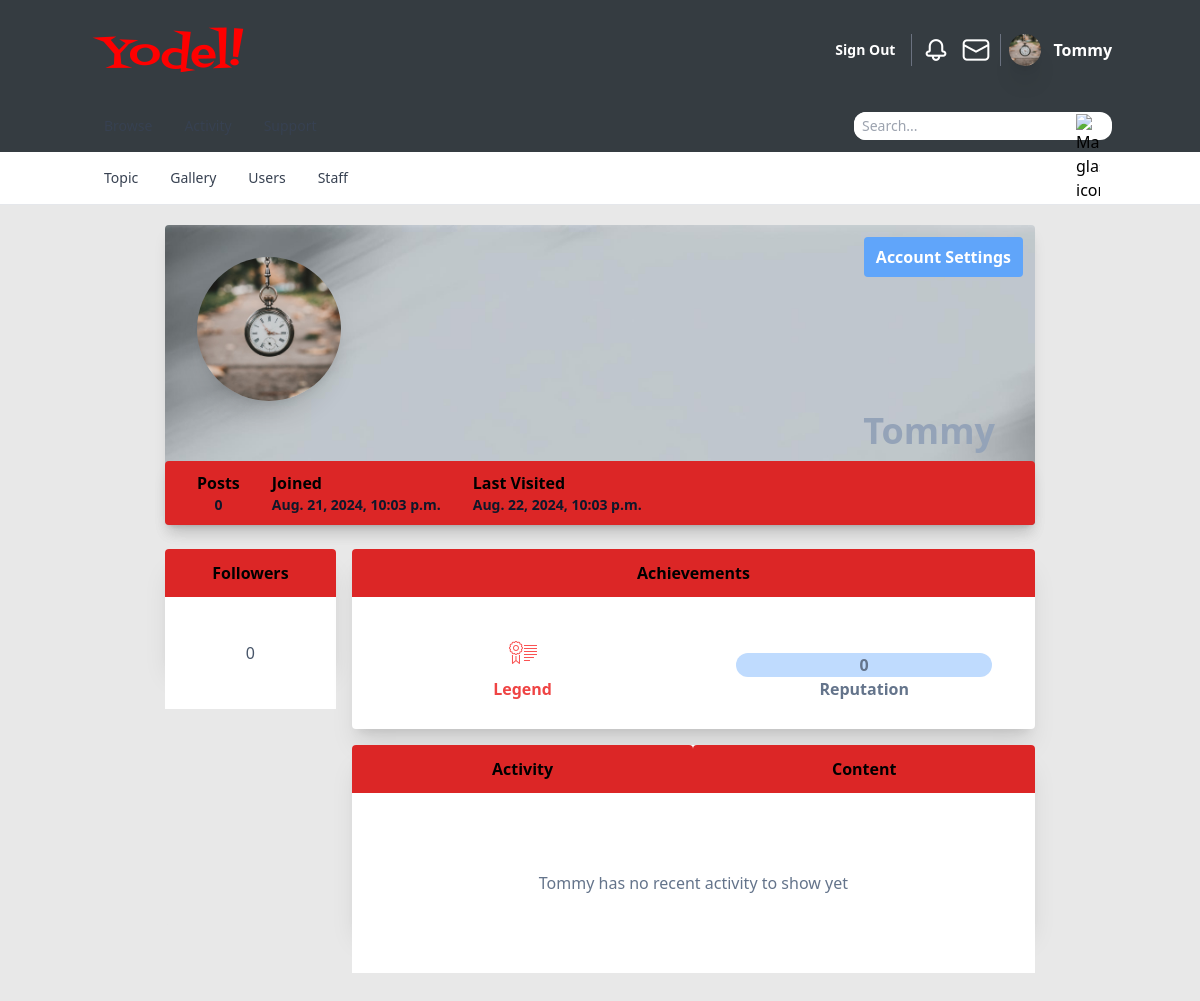
The page /profile (signed in) on the database its author committed.
### users/models.py (models this page shows, shortened)
class Profile(models.Model):
    user = models.OneToOneField(User, on_delete=models.CASCADE)
    image = models.FileField(default='default.png', upload_to=user_directory_path, null=True, blank=True)
    full_name = models.CharField(max_length=300, null=True, blank=True)
    status = models.CharField(max_length=20, choices=STATUS, null=True, blank=True)
    followers = models.IntegerField(default=0)
    following = models.IntegerField(default=0)
    posts = models.IntegerField(default=0)
    likes = models.IntegerField(default=0)
    posts_liked = models.IntegerField(default=0)
    date = models.DateTimeField(auto_now_add=True)
    class Meta:
        ordering = ['-date']

class User(AbstractUser):
    full_name = models.CharField(max_length=300, null=True, blank=True)
    username = models.CharField(max_length=300, unique=True)
    email = models.EmailField(unique=True)

### users/views.py (the view)
# urls.py: path('profile', views.profile, name='profile'),
@login_required
def profile(request):
    signed_in = request.user.is_authenticated
    profile = Profile.objects.get(user=request.user)
    if request.method == 'POST':
        u_form = UserProfileUpdateForm(request.POST, instance=request.user)
        p_form = ProfileUpdateForm(request.POST, request.FILES, instance=request.user.profile)
        if u_form and p_form.is_valid():
            u_form.save()
            p_form.save()
            messages.success(request, 'Profile updated successfully')
            return redirect('profile')
        else:
            messages.warning(request, 'Error updating profile')
            context = {
            "profile": profile,
            "signed_in": signed_in,
            "u_form": u_form,
            "p_form": p_form
            }
            return render(request, 'users/templates/users/profile.html', context)
    else:
        u_form = UserProfileUpdateForm(instance=request.user)
        p_form = ProfileUpdateForm(instance=request.user.profile)
        context = {
            "profile": profile,
            "signed_in": signed_in,
            "u_form": u_form,
            "p_form": p_form
        }
        return render(request, 'users/templates/users/profile.html', context)

### users/forms.py
class UserProfileUpdateForm(forms.ModelForm):
    class Meta:
        model = User
        fields = ['username', 'email']

class ProfileUpdateForm(forms.ModelForm):
    class Meta:
        model = Profile
        fields = ['full_name', 'image', 'status']
        widgets = {
            'image': FileInput(attrs={"onchange": "loadFile(event)", "class": "upload"})
        }

### users/templates/users/profile.html (shortened to what this page needs)
{% extends 'templates/base.html' %}
{% block content %}
    <section class="border-t border-gray-200 ">
        <div class="bg-[#e8e8e8] p-5 min-h-screen">
            <div class="w-3/4 mx-auto max-md:w-full">
                <div class="shadow-lg flex flex-col rounded justify-between container mx-auto w-full h-[300px] bg-[url(static/cover_image.jpg)] bg-cover">
                    <div class="flex justify-between h-44">
                        <div class="bg-[url({{ profile.image.url }})] my-8 mx-8 relative w-36 h-36 rounded-full bg-no-repeat bg-center bg-cover shadow-xl"></div>
                        <button class="flex text-white font-bold p-3 bg-blue-400 hover:bg-blue-500 h-10 items-center w-content rounded mt-3 mr-3"
                        hx-get="{% url 'settings' %}" hx-trigger="click" hx-target="#view_profile" hx-swap="outerHTML">Account Settings</button>
                    </div>
                    <div class="flex justify-end mr-10 text-4xl font-bold text-slate-400"><span>{{ user.username }}</span></div>
                    <div class="shadow-lg bg-red-600 hover:bg-red-700 rounded-t h-16 flex items-center space-x-8 px-2 pl-8 rounded-b font-bold">
                        <div class=" flex flex-col items-center justify-center">
                            <span>Posts</span>
                            <span class="font-bold text-sm text-slate-900">0</span>
                        </div>
                        <div class=" flex flex-col">
                            <span>Joined</span>
                            <span class="font-bold text-sm text-slate-900">{{ user.date_joined}}</span>
                        </div>
                        <div class=" flex flex-col">
                            <span>Last Visited</span>
                            <span class="font-bold text-sm text-slate-900">{{ user.last_login }}</span>
                        </div>
                    </div>
                </div>
                <div class="flex rounded container mx-auto w-full bg-[#e8e8e8] space-x-4 mt-6">
                    <div class="w-1/4 h-28 bg-white rounded shadow-xl container max-sm:hidden">
                        <div class="flex items-center justify-center h-12 bg-red-600 hover:bg-red-700 w-full rounded-t font-bold"><h5>Followers</h5></div>
                        <div class="flex items-center justify-center bg-white h-full text-slate-600"><span>{{ profile.followers }}</span></div>
                    </div>
                    <div class="flex flex-col container mx-auto space-y-4 bg-[#e8e8e8] justify-between">
                        <div class="bg-white h-[180px] rounded shadow-xl pb-4">
                            <div class="flex items-center justify-center h-12 bg-red-600 hover:bg-red-700 w-full rounded-t font-bold"><h5>Achievements</h5></div>
                            <div class="h-full flex">
                                <div class="w-1/2 flex flex-col gap-2 items-center justify-center">
                                    <div><img src="/static/icons/accomplishment.png" alt="Accomplishment Badge Icon"></div>
                                    <span class="text-red-500 mb-5 font-bold">{{ profile.status }}</span>
                                </div>
                                <div class="w-1/2 flex flex-col items-center justify-center text-center text-slate-500 font-bold">
                                    <div class="w-3/4 bg-blue-200 hover:bg-blue-300 rounded-full">0</div>
                                    <span class="mb-1">Reputation</span>
                                </div>
                            </div>
                        </div>
                        <div class="bg-white h-[180px] rounded shadow-xl">
                            <div class="flex flex-row">
                                <div class="flex items-center justify-center h-12 bg-red-600 hover:bg-red-700 w-full rounded-t font-bold"><h5>Activity</h5></div>
                                <div class="flex items-center justify-center h-12 bg-red-600 hover:bg-red-700 w-full rounded-t font-bold"><h5>Content</h5></div>
                            </div>
                            <div class="flex items-center justify-center h-full bg-white">
                                <span class="text-slate-500">{{ profile.user.username}} has no recent activity to show yet</span>
                            </div>
                        </div>
                    </div>
                </div>
            </div>
        </div>
    </section>
{% endblock %}

### templates/base.html (shortened to what this page needs)
<!DOCTYPE html>
<html lang="en">
<head>
    <script src="https://cdn.tailwindcss.com"></script>
</head>
<body>
    <header class="bg-[#353c41]">
        <nav class="container mx-auto flex flex-col justify-center">
            <div class="container flex flex-row items-center justify-between  gap-5">
                <div class="img-container">
                    <a href="{% url 'home' %}"><img src="/static/logo/yodel_logo.png" alt="Yodel Logo"></a>
                </div>
                {% if signed_in %}
                    <div class="flex flex-row space-x-2 max-sm:p-2">
                        <div class="flex max-sm:flex-col items-center justify-center max-sm:gap-2 max-sm:border-r max-sm:border-gray-500 max-sm:pr-2">
                            <div class="text-white font-bold flex items-center pr-4 max-sm:pr-1 text-sm border-r border-gray-500 h-8 max-sm:border-none">
                                <a href="{% url 'logout' %}" class="hover:text-gray-500">Sign Out</a>
                            </div>
                            <div class="flex flex-row space-x-2 pr-2 pl-2 border-r border-gray-500 max-sm:border-none items-center">
                                <a href="#"><img src="/static/icons/bell.png" alt="Notifications icon"></a>
                                <a href=""><img src="/static/icons/envelope.png" alt="Messages icon"></a>
                            </div>
                        </div>
                        <div class="flex flex-row space-x-3 max-sm:flex-col max-sm:gap-2 items-center justify-center">
                            <div class="rounded-full w-8 h-8 bg-[url({{ profile.image.url }})] relative bg-no-repeat bg-center bg-cover shadow-xl"></div>
                            <div class="flex items-center text-white"><a href="{% url 'profile' %}" class="font-bold max-sm:pr-2 hover:text-red-600">{{ user.username }}</a></div>
                        </div>
                    </div>
                {% endif %}
            </div>
            <div class="flex justify-between items-center max-sm:flex-col">
                <div class="flex flex-row">
                    <ul class="py-2 text-sm text-gray-700 flex flex-row dark:text-gray-200" aria-labelledby="dropdownDefaultButton">
                        <li>
                            <a href="{% url 'home' %}" class="rounded block px-4 py-2 hover:bg-gray-100 dark:hover:bg-gray-600 dark:hover:text-white">Browse</a>
                        </li>
                        <li>
                            <a href="{% url 'activity' %}" class="rounded block px-4 py-2 hover:bg-gray-100 dark:hover:bg-gray-600 dark:hover:text-white">Activity</a>
                        </li>
                        <li>
                            <a href="{% url 'support' %}" class="rounded block px-4 py-2 hover:bg-gray-100 dark:hover:bg-gray-600 dark:hover:text-white">Support</a>
                        </li>
                    </ul>
                </div>
                <div class="flex flex-row rounded-xl bg-white items-center space-x-2 pr-3 hover:bg-slate-200 max-sm:mb-2">
                    <input type="text" placeholder="Search..." class="p-1 text-sm rounded-xl pl-2">
                    <button class="w-6 h-6 justify-center"><img src="/static/icons/magnifying_glass.png" alt="Magnifying glass icon"></button>
                </div>
            </div>
        </nav>
    </header>
    <section class="main-nav-container container mx-auto">
        <div class="flex flex-row">
            <ul class="py-2 text-sm text-gray-700 flex flex-row dark:text-gray-500" aria-labelledby="dropdownDefaultButton">
                <li>
                    <a href="{% url 'home' %}" class="rounded block px-4 py-2 hover:text-gray-700 dark:hover:bg-gray-600 dark:hover:text-white">Topic</a>
                </li>
                <li>
                    <a href="{% url 'gallery' %}" class="rounded block px-4 py-2 hover:text-gray-700 dark:hover:bg-gray-600 dark:hover:text-white">Gallery</a>
                </li>
                <li>
                    <a href="{% url 'members' %}" class="rounded block px-4 py-2 hover:text-gray-700 dark:hover:bg-gray-600 dark:hover:text-white">Users</a>
                </li>
                <li>
                    <a href="{% url 'staff' %}" class="rounded block px-4 py-2 hover:text-gray-700 dark:hover:bg-gray-600 dark:hover:text-white">Staff</a>
                </li>
            </ul>
        </div>
    </section>
    {% block content %}{% endblock %}
</body>
</html>

### rows shown on the page
Profile: image (picture), followers "0", status "Legend", user.username "Tommy"
User: username "Tommy", date_joined "Aug. 21, 2024, 10:03 p.m.", last_login "Aug. 22, 2024, 10:03 p.m."
